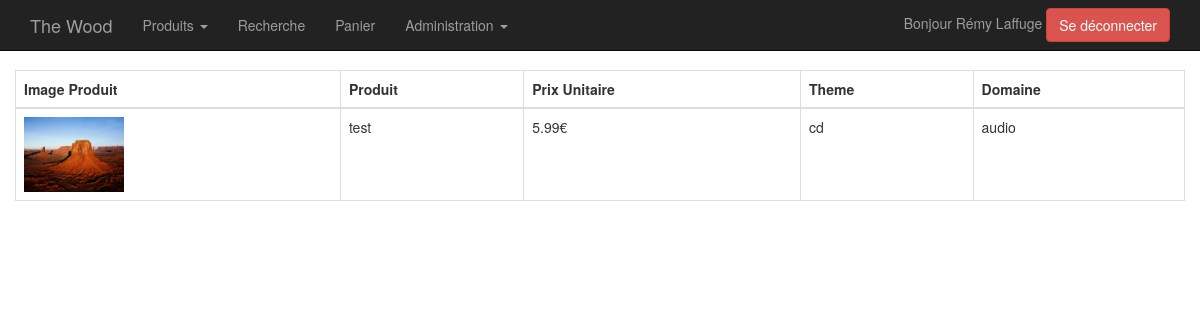
The app's page /index.php (signed in), older data.
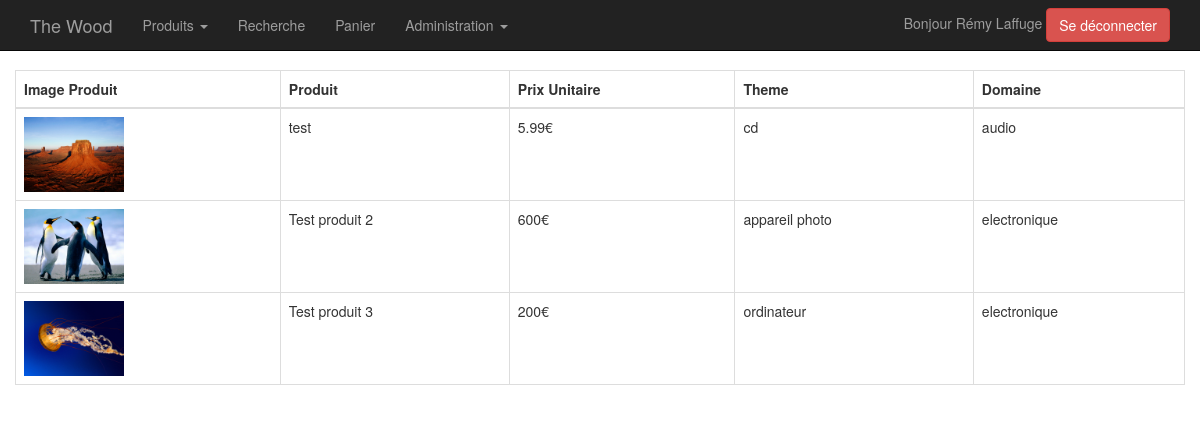
The same page, newer data.
### tables this page shows
CREATE TABLE IF NOT EXISTS `produit` (
  `idProduit` int(11) NOT NULL AUTO_INCREMENT,
  `nomProduit` varchar(25) NOT NULL,
  `prixProduit` float NOT NULL,
  `description` varchar(50) NOT NULL,
  `stock` int(11) NOT NULL,
  `idTheme` int(11) NOT NULL,
  PRIMARY KEY (`idProduit`),
  KEY `fk_produit_theme` (`idTheme`)
);

CREATE TABLE IF NOT EXISTS `imageproduit` (
  `idImageProduit` int(11) NOT NULL AUTO_INCREMENT,
  `cheminImage` varchar(255) NOT NULL,
  `idProduit` int(11) NOT NULL,
  PRIMARY KEY (`idImageProduit`),
  KEY `fk_imageProduit_produit` (`idProduit`)
);

CREATE TABLE IF NOT EXISTS `theme` (
  `idTheme` int(11) NOT NULL AUTO_INCREMENT,
  `libelleTheme` varchar(25) NOT NULL,
  `idDomaine` int(11) NOT NULL,
  PRIMARY KEY (`idTheme`),
  KEY `fk_theme_domaine` (`idDomaine`)
);

CREATE TABLE IF NOT EXISTS `domaine` (
  `idDomaine` int(11) NOT NULL AUTO_INCREMENT,
  `libelleDomaine` varchar(25) NOT NULL,
  PRIMARY KEY (`idDomaine`)
);

### back/Controllers/C_produits.php (called while the page is built, shortened)
<?php
    include $_SERVER["DOCUMENT_ROOT"]."/theWood/back/Models/M_liste_produits.php";
    include $_SERVER["DOCUMENT_ROOT"]."/theWood/front/views/V_liste_produits.php";
?>

### back/route/produits.php (called while the page is built)
<?php
    include "./back/Controllers/C_produits.php";
?>

### back/Models/ConnexionDb.class.php (called while the page is built)
<?php
class ConnexionDb
{
    private $connexion;
    private $db;
    public function __construct()
    {
        $iniFile = $_SERVER["DOCUMENT_ROOT"] . "/theWood/back/config/database.ini";
        if(file_exists($iniFile)){
            $this->db = parse_ini_file($iniFile);
        }
        try{
            $this->connexion= new PDO($this->db['db_connexion'],$this->db['db_login'],$this->db['db_password'], array(PDO::ATTR_ERRMODE => PDO::ERRMODE_EXCEPTION, PDO::MYSQL_ATTR_INIT_COMMAND => 'SET NAMES utf8'));
        }catch(Exception $ex){
            $message = 'Erreur PDO dans ' . $ex->getFile() . ', ligne ' .
            $ex->getLine() . ' : ' . $ex->getMessage();
            die($message);
        }
    }
    public function getConnexion()
    {
        return $this->connexion;
    }
}

### back/Models/M_liste_produits.php (called while the page is built, shortened)
<?php
    require_once "ConnexionDb.class.php";
    $db = new ConnexionDb();
    $requete_produits = "SELECT produit.idProduit,
                                    produit.nomProduit,
                                    produit.prixProduit,
                                    theme.libelleTheme,
                                    domaine.libelleDomaine
                             FROM produit
                             INNER JOIN theme ON produit.idTheme = theme.idTheme
                             INNER JOIN domaine ON theme.idDomaine = domaine.idDomaine";
    $requete_image = "SELECT imageproduit.cheminImage
                              FROM imageproduit
                              WHERE idProduit = :id;";
    if($critere_get != null)
    {
        $requete_produits.= " WHERE ".key($critere_get).".libelle".ucwords(key($critere_get))." = :critere;";
    }
    else
    {
        $requete_produits.=";";
    }
    $res_produits = $db->getConnexion()->prepare($requete_produits);
    $res_produits->execute();
    $produits = $res_produits->fetchAll(PDO::FETCH_OBJ);
    $res_image = $db->getConnexion()->prepare($requete_image);
    foreach ($produits as $p)
    {
        $res_image->bindParam(":id", $p->idProduit, PDO::PARAM_INT);
        $res_image->execute();
        $p->images = $res_image->fetchAll(PDO::FETCH_OBJ);
    }
?>

### index.php (the view, shortened to what this page needs)
<!DOCTYPE html>
<html lang="fr">
<head>
    <link href="./front/css/bootstrap.min.css" rel="stylesheet">
    <link href="./front/css/style.css" rel="stylesheet">
</head>
<body>
<nav class="navbar navbar-inverse navbar-fixed-top">
    <div class="container">
        <div class="navbar-header">
            <a class="navbar-brand" href="index.php?route=produits">The Wood</a>
        </div>
        <div id="navbar" class="navbar-collapse collapse">
            <ul class="nav navbar-nav">
                <li class="dropdown">
                    <a href="#" class="dropdown-toggle" data-toggle="dropdown" role="button" aria-haspopup="true"
                       aria-expanded="false">Produits <span class="caret"></span></a>
                </li>
                <li>
                    <a href="#modal-rech" data-toggle="modal">Recherche</a>
                </li>
                <li>
                    <a href="index.php?route=panier">Panier</a>
                </li>
                <?php if (isset($_SESSION['utilisateur'])) {
                    if ($_SESSION['utilisateur']->niveau == '1') { ?>
                        <li class="dropdown">
                            <a href="#" class="dropdown-toggle" data-toggle="dropdown" role="button" aria-haspopup="true" aria-expanded="false">Administration <span class="caret"></span></a>
                        </li>
                        <?php
                    }
                } ?>
            </ul>
            <?php
            if (isset($_SESSION['utilisateur'])) {
                ?>
                <div class="navbar-form navbar-right">
                    <span
                        class="bonjour text-center">Bonjour <?php echo $_SESSION['utilisateur']->prenom . ' ' . $_SESSION['utilisateur']->nom; ?> </span>
                    <a class="btn btn-danger" href="back/Controllers/C_logout.php">Se déconnecter</a>
                </div>
            <?php } ?>
        </div>
    </div>
</nav>
<div id="corps" class="container">
    <div class="row">
        <?php
        $route = filter_input(INPUT_GET, 'route');
        if (isset($route)) {
            switch ($route) {
                case "commande":
                    include("back/route/commande.admin.php");
                    break;
                case "produits":
                    include("back/route/produits.php");
                    break;
                case "produit":
                    include("back/route/produit.php");
                    break;
                case "ajout_produit":
                    if (isset($_SESSION['utilisateur']->niveau)) {
                        if ($_SESSION['utilisateur']->niveau == 1) {
                            include("./back/route/produit.admin.php");
                        }else{
                            include("./back/route/pasDroit.php");
                        }
                    }else{
                        include("back/route/pasDroit.php");
                    }
                    break;
                case "panier":
                    if (isset($_SESSION['utilisateur']->niveau)) {
                        if ($_SESSION['utilisateur']->niveau == 1) {
                            include ("./back/route/pasDroit.php");
                        }else{
                            include ("./back/route/panier.php");
                        }
                    }else{
                        include("back/route/panier.php");
                    }
                    break;
                case "inscription":
                    include("back/route/inscription.php");
                    break;
                case "ajout_panier":
                    include("back/route/ajout_panier.php");
                    break;
                case "droits_utilisateurs":
                    if (isset($_SESSION['utilisateur']->niveau)) {
                        if ($_SESSION['utilisateur']->niveau == 1) {
                            include("back/route/utilisateur.admin.php");
                        }else{
                            include("./back/route/pasDroit.php");
                        }
                    }else{
                        include("back/route/pasDroit.php");
                    }
                    break;
                case "commandes":
                    if (isset($_SESSION['utilisateur']->niveau)) {
                        if ($_SESSION['utilisateur']->niveau == 1) {
                            include("back/route/commande.admin.php");
                        }else{
                            include("./back/route/pasDroit.php");
                        }
                    }else{
                        include("back/route/pasDroit.php");
                    }
                    break;
                default:
                    include("back/route/404.php");
            }
        } else {
            include("back/route/produits.php");
        }
        ?>
    </div>
</div>
</body>
</html>

### front/views/V_liste_produits.php
<table class="table table-hover table-bordered table-responsive">
    <thead>
        <th>Image Produit</th>
        <th>Produit</th>
        <th>Prix Unitaire</th>
        <th>Theme</th>
        <th>Domaine</th>
    </thead>
    <tbody>
<?php
    if(empty($produits))
    {
        echo "<tr><td colspan='6'>Aucun produit ne correspond à ces critères</td></tr>";
    }
    else
    {
        foreach ($produits as $p) {
            echo "<tr>";
            echo "<td><a href=\"index.php?route=produit&id=" . $p->idProduit . "\"><img src=\"" . $p->images[0]->cheminImage . "\" class=\"img\"></a></td>";
            echo "<td>" . $p->nomProduit . "</td>";
            echo "<td>" . $p->prixProduit . "€</td>";
            echo "<td>" . $p->libelleTheme . "</td>";
            echo "<td>" . $p->libelleDomaine . "</td>";
            echo "</tr>";
        }
    }
?>
    </tbody>
</table>

### front/css/style.css (style rules this page uses)
#corps { margin-top: 70px; }
.img { width:100px; }
.bonjour { color: #9d9d9d; }

Row changes from the older to the newer data that the page shows:
added produit: imageproduit.cheminImage (picture), nomProduit "Test produit 2", prixProduit "600", idTheme.libelleTheme "appareil photo", domaine.libelleDomaine "electronique"
added produit: imageproduit.cheminImage (picture), nomProduit "Test produit 3", prixProduit "200", idTheme.libelleTheme "ordinateur", domaine.libelleDomaine "electronique"
